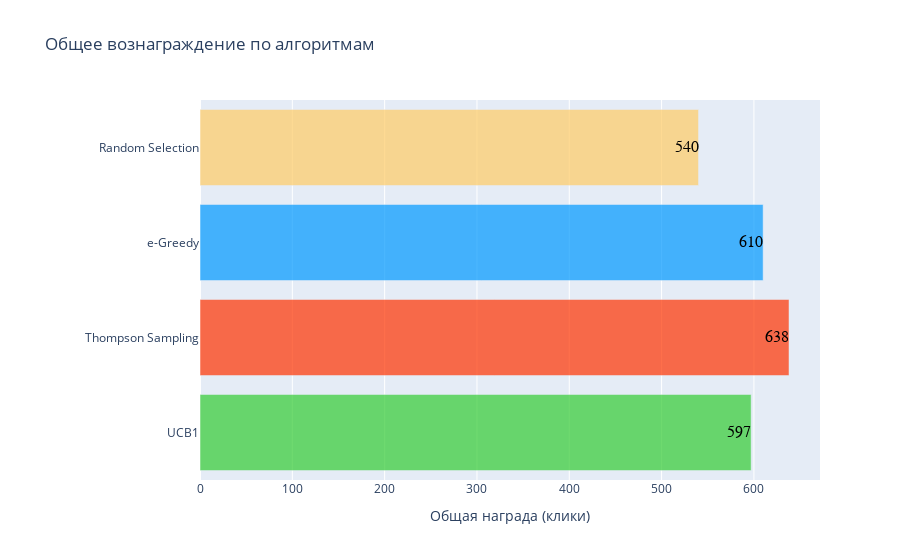

Write notebook code for a chart like this one.
### Markdown cell above
Принимая во внимание, что алгоритмы Thompson Sampling и Epsilon-Greedy большую часть времени выбирали рекламу с более высоким CTR (#1), неудивительно, что их значения сожаления самые низкие.

### Code cell
data = go.Bar(
    x=[ucb1_dict['reward'], thompson_dict['reward'], epsilon_dict['reward'], random_dict['reward']],
    y=['UCB1', 'Thompson Sampling', 'e-Greedy','Random Selection'],
    orientation = 'h',
    marker=dict(color=['#33cc33', '#ff3300', '#0099ff', '#ffcc66']),
    opacity=0.7
)

text = go.Scatter(
    x=[ucb1_dict['reward'], thompson_dict['reward'], epsilon_dict['reward'], random_dict['reward']],
    y=['UCB1', 'Thompson Sampling', 'e-Greedy', 'Random Selection'],
    mode='text',
    text=[ucb1_dict['reward'], thompson_dict['reward'], epsilon_dict['reward'], random_dict['reward']],
    textposition='middle left',
    line = dict(
        color = ('rgba(255,141,41,0.6)'),
        width = 1
    ),
    textfont=dict(
        family='sans serif',
        size=16,
        color='#000000'
    )
)

data = [data,text]

layout = go.Layout(
    title='Общее вознаграждение по алгоритмам',
    xaxis={'title': 'Общая награда (клики)'},
    margin={'l':200},
    showlegend=False
)

fig = go.Figure(data=data, layout=layout)
iplot(fig)

### Figure 1 — Plotly figure (JSON) as saved in the notebook; plotly's stock layout.template omitted (floating-point values rounded to 4 significant figures)
{"data": [{"marker": {"color": ["#33cc33", "#ff3300", "#0099ff", "#ffcc66"]}, "opacity": 0.7, "orientation": "h", "type": "bar", "x": [597, 638, 610, 540], "y": ["UCB1", "Thompson Sampling", "e-Greedy", "Random Selection"]}, {"line": {"color": "rgba(255,141,41,0.6)", "width": 1}, "mode": "text", "text": ["597", "638", "610", "540"], "textfont": {"color": "#000000", "family": "sans serif", "size": 16}, "textposition": "middle left", "type": "scatter", "x": [597, 638, 610, 540], "y": ["UCB1", "Thompson Sampling", "e-Greedy", "Random Selection"]}], "layout": {"margin": {"l": 200}, "showlegend": false, "title": {"text": "Общее вознаграждение по алгоритмам"}, "xaxis": {"title": {"text": "Общая награда (клики)"}}}}
